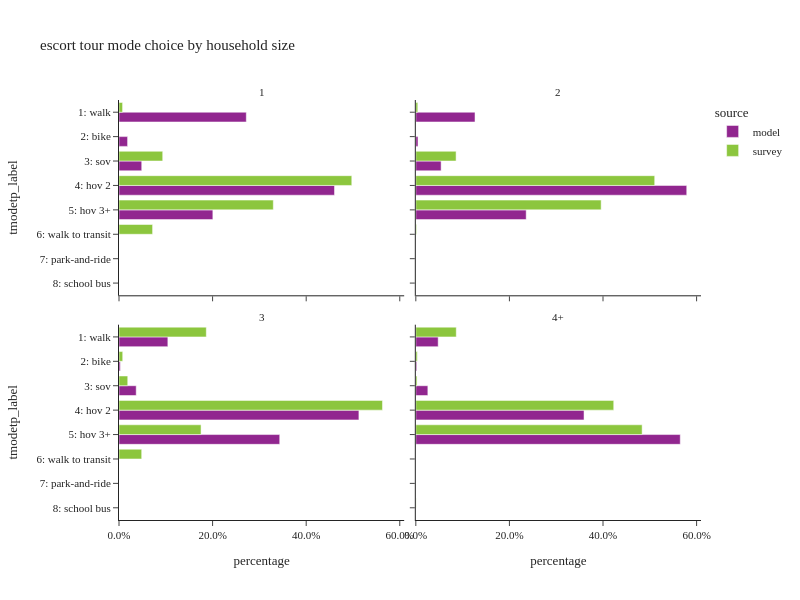

The code cell stored with this chart in its notebook:
### Code cell
plot_mode_choice(es_tour,"hhsize_4+",
                 {"hhsize_4+":["1","2","3","4+"],
                  "tmodetp_label": list(util.tmodetp_cat.values())},
                 "household size",2,600)

### Figure 1 — Plotly figure (JSON) as saved in the notebook; plotly's stock layout.template omitted (floating-point values rounded to 4 significant figures)
{"data": [{"alignmentgroup": "True", "customdata": [[1], [9557], [644], [1706], [16179], [7046]], "hovertemplate": "source=model<br>hhsize_4+=1<br>percentage=%{x}<br>tmodetp_label=%{y}<br>sample count=%{customdata[0]}<extra></extra>", "legendgroup": "model", "marker": {"color": "#91268F", "pattern": {"shape": ""}}, "name": "model", "offsetgroup": "model", "orientation": "h", "showlegend": true, "textposition": "auto", "type": "bar", "x": [2.846e-05, 0.272, 0.01833, 0.04856, 0.4605, 0.2006], "xaxis": "x3", "y": [null, "1: walk", "2: bike", "3: sov", "4: hov 2", "5: hov 3+"], "yaxis": "y3"}, {"alignmentgroup": "True", "customdata": [[4], [6], [19], [1], [3]], "hovertemplate": "source=survey<br>hhsize_4+=1<br>percentage=%{x}<br>tmodetp_label=%{y}<br>sample count=%{customdata[0]}<extra></extra>", "legendgroup": "survey", "marker": {"color": "#8CC63E", "pattern": {"shape": ""}}, "name": "survey", "offsetgroup": "survey", "orientation": "h", "showlegend": true, "textposition": "auto", "type": "bar", "x": [0.007656, 0.09339, 0.4974, 0.3297, 0.07177], "xaxis": "x3", "y": ["1: walk", "3: sov", "4: hov 2", "5: hov 3+", "6: walk to transit"], "yaxis": "y3"}, {"alignmentgroup": "True", "customdata": [[1], [14237], [526], [6085], [65163], [26547]], "hovertemplate": "source=model<br>hhsize_4+=2<br>percentage=%{x}<br>tmodetp_label=%{y}<br>sample count=%{customdata[0]}<extra></extra>", "legendgroup": "model", "marker": {"color": "#91268F", "pattern": {"shape": ""}}, "name": "model", "offsetgroup": "model", "orientation": "h", "showlegend": false, "textposition": "auto", "type": "bar", "x": [8.884e-06, 0.1265, 0.004673, 0.05406, 0.5789, 0.2358], "xaxis": "x4", "y": [null, "1: walk", "2: bike", "3: sov", "4: hov 2", "5: hov 3+"], "yaxis": "y4"}, {"alignmentgroup": "True", "customdata": [[2], [7], [16], [82], [29], [3], [1]], "hovertemplate": "source=survey<br>hhsize_4+=2<br>percentage=%{x}<br>tmodetp_label=%{y}<br>sample count=%{customdata[0]}<extra></extra>", "legendgroup": "survey", "marker": {"color": "#8CC63E", "pattern": {"shape": ""}}, "name": "survey", "offsetgroup": "survey", "orientation": "h", "showlegend": false, "textposition": "auto", "type": "bar", "x": [0.001296, 0.004195, 0.08604, 0.5105, 0.396, 0.001587, 0.0004008], "xaxis": "x4", "y": [null, "1: walk", "3: sov", "4: hov 2", "5: hov 3+", "6: walk to transit", "8: school bus"], "yaxis": "y4"}, {"alignmentgroup": "True", "customdata": [[2], [12395], [330], [4365], [60875], [40782]], "hovertemplate": "source=model<br>hhsize_4+=3<br>percentage=%{x}<br>tmodetp_label=%{y}<br>sample count=%{customdata[0]}<extra></extra>", "legendgroup": "model", "marker": {"color": "#91268F", "pattern": {"shape": ""}}, "name": "model", "offsetgroup": "model", "orientation": "h", "showlegend": false, "textposition": "auto", "type": "bar", "x": [1.684e-05, 0.1044, 0.002779, 0.03676, 0.5126, 0.3434], "xaxis": "x", "y": [null, "1: walk", "2: bike", "3: sov", "4: hov 2", "5: hov 3+"], "yaxis": "y"}, {"alignmentgroup": "True", "customdata": [[22], [8], [4], [77], [35], [3]], "hovertemplate": "source=survey<br>hhsize_4+=3<br>percentage=%{x}<br>tmodetp_label=%{y}<br>sample count=%{customdata[0]}<extra></extra>", "legendgroup": "survey", "marker": {"color": "#8CC63E", "pattern": {"shape": ""}}, "name": "survey", "offsetgroup": "survey", "orientation": "h", "showlegend": false, "textposition": "auto", "type": "bar", "x": [0.1865, 0.007923, 0.01867, 0.563, 0.1753, 0.04849], "xaxis": "x", "y": ["1: walk", "2: bike", "3: sov", "4: hov 2", "5: hov 3+", "6: walk to transit"], "yaxis": "y"}, {"alignmentgroup": "True", "customdata": [[14], [17193], [720], [9257], [129397], [203418]], "hovertemplate": "source=model<br>hhsize_4+=4+<br>percentage=%{x}<br>tmodetp_label=%{y}<br>sample count=%{customdata[0]}<extra></extra>", "legendgroup": "model", "marker": {"color": "#91268F", "pattern": {"shape": ""}}, "name": "model", "offsetgroup": "model", "orientation": "h", "showlegend": false, "textposition": "auto", "type": "bar", "x": [3.889e-05, 0.04776, 0.002, 0.02571, 0.3594, 0.5651], "xaxis": "x2", "y": [null, "1: walk", "2: bike", "3: sov", "4: hov 2", "5: hov 3+"], "yaxis": "y2"}, {"alignmentgroup": "True", "customdata": [[1], [47], [3], [3], [111], [164], [1], [2]], "hovertemplate": "source=survey<br>hhsize_4+=4+<br>percentage=%{x}<br>tmodetp_label=%{y}<br>sample count=%{customdata[0]}<extra></extra>", "legendgroup": "survey", "marker": {"color": "#8CC63E", "pattern": {"shape": ""}}, "name": "survey", "offsetgroup": "survey", "orientation": "h", "showlegend": false, "textposition": "auto", "type": "bar", "x": [0.0004811, 0.08644, 0.003149, 0.002632, 0.4229, 0.4836, 0.0002367, 0.0005707], "xaxis": "x2", "y": [null, "1: walk", "2: bike", "3: sov", "4: hov 2", "5: hov 3+", "6: walk to transit", "8: school bus"], "yaxis": "y2"}], "layout": {"annotations": [{"font": {}, "showarrow": false, "text": "3", "x": 0.245, "xanchor": "center", "xref": "paper", "y": 0.465, "yanchor": "bottom", "yref": "paper"}, {"font": {}, "showarrow": false, "text": "4+", "x": 0.755, "xanchor": "center", "xref": "paper", "y": 0.465, "yanchor": "bottom", "yref": "paper"}, {"font": {}, "showarrow": false, "text": "1", "x": 0.245, "xanchor": "center", "xref": "paper", "y": 1.0, "yanchor": "bottom", "yref": "paper"}, {"font": {}, "showarrow": false, "text": "2", "x": 0.755, "xanchor": "center", "xref": "paper", "y": 1.0, "yanchor": "bottom", "yref": "paper"}], "barmode": "group", "height": 600, "legend": {"title": {"text": "source"}, "tracegroupgap": 0}, "title": {"text": "escort tour mode choice by household size"}, "width": 800, "xaxis": {"anchor": "y", "domain": [0.0, 0.49], "tickformat": ".1%", "title": {"text": "percentage"}}, "xaxis2": {"anchor": "y2", "domain": [0.51, 1.0], "matches": "x", "tickformat": ".1%", "title": {"text": "percentage"}}, "xaxis3": {"anchor": "y3", "domain": [0.0, 0.49], "matches": "x", "showticklabels": false, "tickformat": ".1%"}, "xaxis4": {"anchor": "y4", "domain": [0.51, 1.0], "matches": "x", "showticklabels": false, "tickformat": ".1%"}, "yaxis": {"anchor": "x", "categoryarray": ["9: tnc", "8: school bus", "7: park-and-ride", "6: walk to transit", "5: hov 3+", "4: hov 2", "3: sov", "2: bike", "1: walk"], "categoryorder": "array", "domain": [0.0, 0.465], "title": {"text": "tmodetp_label"}}, "yaxis2": {"anchor": "x2", "domain": [0.0, 0.465], "matches": "y", "showticklabels": false}, "yaxis3": {"anchor": "x3", "categoryarray": ["9: tnc", "8: school bus", "7: park-and-ride", "6: walk to transit", "5: hov 3+", "4: hov 2", "3: sov", "2: bike", "1: walk"], "categoryorder": "array", "domain": [0.535, 1.0], "matches": "y", "title": {"text": "tmodetp_label"}}, "yaxis4": {"anchor": "x4", "domain": [0.535, 1.0], "matches": "y", "showticklabels": false}}}
